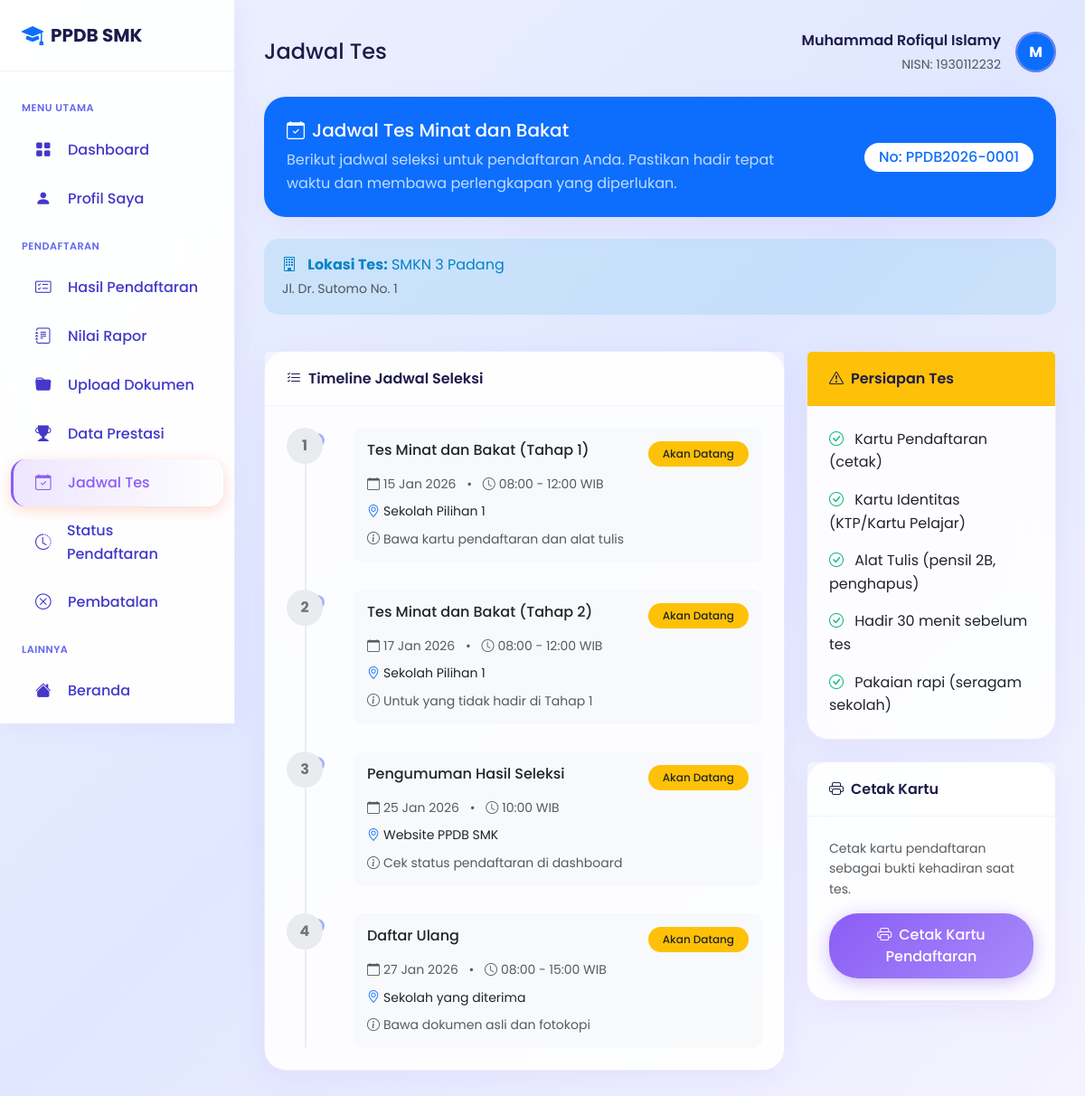
The page /user/jadwal-tes.php (signed in) on the database its author committed.
### tables this page shows
CREATE TABLE `tb_siswa` (
  `id_siswa` int(11) NOT NULL,
  `nisn` varchar(20) NOT NULL,
  `username` varchar(50) NOT NULL,
  `password` varchar(255) NOT NULL,
  `email` varchar(100) NOT NULL,
  `nama_lengkap` varchar(150) NOT NULL,
  `jenis_kelamin` enum('L','P') NOT NULL,
  `tempat_lahir` varchar(100) NOT NULL,
  `tanggal_lahir` date NOT NULL,
  `agama` varchar(20) NOT NULL,
  `nik` varchar(20) DEFAULT NULL,
  `no_kk` varchar(20) DEFAULT NULL,
  `alamat` text NOT NULL,
  `rt` varchar(5) DEFAULT NULL,
  `rw` varchar(5) DEFAULT NULL,
  `kelurahan` varchar(100) DEFAULT NULL,
  `kecamatan` varchar(100) DEFAULT NULL,
  `kota` varchar(100) DEFAULT NULL,
  `provinsi` varchar(100) DEFAULT 'Sumatera Barat',
  `kode_pos` varchar(10) DEFAULT NULL,
  `latitude` decimal(10,8) DEFAULT NULL,
  `longitude` decimal(11,8) DEFAULT NULL,
  `no_telepon` varchar(20) DEFAULT NULL,
  `no_hp` varchar(20) DEFAULT NULL,
  `nama_ayah` varchar(100) DEFAULT NULL,
  `nik_ayah` varchar(20) DEFAULT NULL,
  `pekerjaan_ayah` varchar(100) DEFAULT NULL,
  `penghasilan_ayah` varchar(50) DEFAULT NULL,
  `nama_ibu` varchar(100) DEFAULT NULL,
  `nik_ibu` varchar(20) DEFAULT NULL,
  `pekerjaan_ibu` varchar(100) DEFAULT NULL,
  `penghasilan_ibu` varchar(50) DEFAULT NULL,
  `nama_wali` varchar(100) DEFAULT NULL,
  `no_hp_ortu` varchar(20) DEFAULT NULL,
  `asal_sekolah` varchar(200) DEFAULT NULL,
  `npsn_asal` varchar(20) DEFAULT NULL,
  `alamat_sekolah_asal` text DEFAULT NULL,
  `tahun_lulus` varchar(4) DEFAULT NULL,
  `no_ijazah` varchar(50) DEFAULT NULL,
  `no_skhun` varchar(50) DEFAULT NULL,
  `foto` varchar(255) DEFAULT NULL,
  `is_keluarga_tidak_mampu` tinyint(1) DEFAULT 0,
  `jenis_kartu_bantuan` enum('PIP','DTSEN','PKH','KIS','Lainnya') DEFAULT NULL,
  `nomor_kartu_bantuan` varchar(50) DEFAULT NULL,
  `is_disabilitas` tinyint(1) DEFAULT 0,
  `jenis_disabilitas` varchar(100) DEFAULT NULL,
  `nomor_kartu_disabilitas` varchar(50) DEFAULT NULL,
  `is_panti_asuhan` tinyint(1) DEFAULT 0,
  `nama_panti` varchar(200) DEFAULT NULL,
  `status_buta_warna` enum('tidak','parsial','total') DEFAULT 'tidak',
  `file_surat_tidak_buta_warna` varchar(255) DEFAULT NULL,
  `is_verified` tinyint(1) DEFAULT 0,
  `verified_at` timestamp NULL DEFAULT NULL,
  `last_login` timestamp NULL DEFAULT NULL,
  `created_at` timestamp NOT NULL DEFAULT current_timestamp(),
  `updated_at` timestamp NOT NULL DEFAULT current_timestamp() ON UPDATE current_timestamp()
);

CREATE TABLE `tb_pendaftaran` (
  `id_pendaftaran` int(11) NOT NULL,
  `nomor_pendaftaran` varchar(30) NOT NULL,
  `id_siswa` int(11) NOT NULL,
  `id_smk_pilihan1` int(11) NOT NULL,
  `id_smk_pilihan2` int(11) DEFAULT NULL,
  `id_kejuruan_pilihan1` int(11) DEFAULT NULL,
  `id_kejuruan_pilihan2` int(11) DEFAULT NULL,
  `id_jalur` int(11) NOT NULL,
  `tahap_pendaftaran` enum('1','2') DEFAULT '1',
  `pilihan_mode` enum('satu_sekolah_dua_jurusan','dua_sekolah_satu_jurusan') DEFAULT NULL,
  `nilai_rapor_semester1` decimal(5,2) DEFAULT NULL,
  `nilai_rapor_semester2` decimal(5,2) DEFAULT NULL,
  `nilai_rapor_semester3` decimal(5,2) DEFAULT NULL,
  `nilai_rapor_semester4` decimal(5,2) DEFAULT NULL,
  `nilai_rapor_semester5` decimal(5,2) DEFAULT NULL,
  `rerata_nilai_rapor` decimal(5,2) DEFAULT NULL,
  `bobot_nilai_rapor` decimal(5,2) DEFAULT NULL,
  `peringkat_paralel` int(11) DEFAULT NULL,
  `nilai_tes_bakat_minat` decimal(5,2) DEFAULT NULL,
  `nilai_akhir_seleksi` decimal(5,2) DEFAULT NULL,
  `kelompok_seleksi` enum('afirmasi','domisili','prestasi','nilai_akhir') DEFAULT NULL,
  `status_tes` enum('belum','sudah') DEFAULT 'belum',
  `tanggal_tes` timestamp NULL DEFAULT NULL,
  `jarak_ke_sekolah` decimal(10,2) DEFAULT NULL,
  `skor_zonasi` decimal(10,4) DEFAULT NULL,
  `nilai_rata_rata` decimal(5,2) DEFAULT NULL,
  `nilai_un` decimal(5,2) DEFAULT NULL,
  `skor_prestasi` int(11) DEFAULT 0,
  `skor_akhir` decimal(10,4) DEFAULT NULL,
  `ranking` int(11) DEFAULT NULL,
  `status` enum('draft','submitted','verified','accepted','rejected','waiting') DEFAULT 'draft',
  `is_dibatalkan` tinyint(1) DEFAULT 0,
  `tanggal_batal` timestamp NULL DEFAULT NULL,
  `catatan_siswa` text DEFAULT NULL,
  `catatan_admin` text DEFAULT NULL,
  `alasan_penolakan` text DEFAULT NULL,
  `tanggal_daftar` timestamp NOT NULL DEFAULT current_timestamp(),
  `tanggal_submit` timestamp NULL DEFAULT NULL,
  `tanggal_verifikasi` timestamp NULL DEFAULT NULL,
  `tanggal_pengumuman` timestamp NULL DEFAULT NULL,
  `verified_by` int(11) DEFAULT NULL,
  `tahun_ajaran` varchar(10) DEFAULT NULL,
  `created_at` timestamp NOT NULL DEFAULT current_timestamp(),
  `updated_at` timestamp NOT NULL DEFAULT current_timestamp() ON UPDATE current_timestamp(),
  `nilai_tes` decimal(5,2) DEFAULT NULL,
  `bobot_rapor` decimal(5,2) DEFAULT NULL,
  `nilai_akumulasi` decimal(5,2) DEFAULT NULL,
  `ranking_sekolah` int(11) DEFAULT NULL,
  `umur_bulan` int(11) DEFAULT NULL,
  `lokasi_tes_smk` int(11) DEFAULT NULL COMMENT 'ID SMK untuk lokasi tes',
  `jenis_pilihan` enum('single','same_school','diff_school') DEFAULT 'single' COMMENT 'Tipe pemilihan SMK'
);

CREATE TABLE `tb_smk` (
  `id_smk` int(11) NOT NULL,
  `npsn` varchar(20) NOT NULL,
  `nama_sekolah` varchar(200) NOT NULL,
  `alamat` text NOT NULL,
  `kelurahan` varchar(100) DEFAULT NULL,
  `kecamatan` varchar(100) DEFAULT NULL,
  `kode_pos` varchar(10) DEFAULT NULL,
  `latitude` decimal(10,8) NOT NULL,
  `longitude` decimal(11,8) NOT NULL,
  `telepon` varchar(20) DEFAULT NULL,
  `email` varchar(100) DEFAULT NULL,
  `website` varchar(150) DEFAULT NULL,
  `jumlah_siswa` int(11) NOT NULL,
  `jumlah_guru` int(11) NOT NULL,
  `nama_kepsek` varchar(100) NOT NULL,
  `foto_utama` varchar(225) NOT NULL,
  `foto_tambahan` varchar(225) NOT NULL,
  `deskripsi` text NOT NULL
);

### user/jadwal-tes.php (the view, shortened to what the rows shown need)
<?php
require_once 'includes/header.php';
$sekolah1 = db()->fetch("SELECT nama_sekolah, alamat FROM tb_smk WHERE id_smk = ?", [$pendaftaran['id_smk_pilihan1']]);
?>
<div class="row g-4">
    <div class="col-12">
        <div class="card bg-primary text-white">
            <div class="card-body">
                <div class="row align-items-center">
                    <div class="col-md-4 text-md-end mt-3 mt-md-0">
                        <span class="badge bg-white text-primary fs-6">
                            No: <?= $pendaftaran['nomor_pendaftaran'] ?>
                        </span>
                    </div>
                </div>
            </div>
        </div>
    </div>
    <div class="col-12">
        <div class="alert alert-info">
            <i class="bi bi-building me-2"></i>
            <strong>Lokasi Tes:</strong> <?= htmlspecialchars($sekolah1['nama_sekolah'] ?? 'Sekolah Pilihan 1') ?>
            <?php if (!empty($sekolah1['alamat'])): ?>
                <br><small class="text-muted"><?= htmlspecialchars($sekolah1['alamat']) ?></small>
            <?php endif; ?>
        </div>
    </div>
</div>
<?php require_once 'includes/footer.php'; ?>

### user/includes/header.php (shortened to what the rows shown need)
<?php
require_once dirname(__DIR__, 2) . '/config/database.php';
require_once dirname(__DIR__, 2) . '/config/session.php';
$userId = Session::getUserId();
$siswa = db()->fetch("SELECT * FROM tb_siswa WHERE id_siswa = ?", [$userId]);
$pendaftaran = db()->fetch(
    "SELECT p.*, j.nama_jalur, j.kode_jalur,
            s1.nama_sekolah as sekolah_pilihan1, s2.nama_sekolah as sekolah_pilihan2,
            k1.nama_kejuruan as kejuruan_pilihan1, k2.nama_kejuruan as kejuruan_pilihan2
     FROM tb_pendaftaran p
     LEFT JOIN tb_jalur j ON p.id_jalur = j.id_jalur
     LEFT JOIN tb_smk s1 ON p.id_smk_pilihan1 = s1.id_smk
     LEFT JOIN tb_smk s2 ON p.id_smk_pilihan2 = s2.id_smk
     LEFT JOIN tb_kejuruan k1 ON p.id_kejuruan_pilihan1 = k1.id_program
     LEFT JOIN tb_kejuruan k2 ON p.id_kejuruan_pilihan2 = k2.id_program
     WHERE p.id_siswa = ?
     ORDER BY p.id_pendaftaran DESC LIMIT 1",
    [$userId]
);
?>
<!DOCTYPE html>
<html lang="id">
<head>
    <link href="https://cdn.jsdelivr.net/npm/bootstrap@5.3.2/dist/css/bootstrap.min.css" rel="stylesheet">
    <link href="https://cdn.jsdelivr.net/npm/bootstrap-icons@1.11.1/font/bootstrap-icons.css" rel="stylesheet">
    <link rel="stylesheet" href="<?= SITE_URL ?>/assets/css/style.css">
</head>
<body>
    <main class="main-content">
        <div class="d-flex justify-content-between align-items-center mb-4">
            <div class="d-flex align-items-center gap-3">
                <div class="text-end d-none d-md-block">
                    <div class="fw-semibold"><?= htmlspecialchars($siswa['nama_lengkap']) ?></div>
                    <small class="text-muted">NISN: <?= $siswa['nisn'] ?></small>
                </div>
                <div class="dropdown">
                    <?php
                    $fotoUrl = !empty($siswa['foto']) && file_exists(UPLOADS_PATH . 'foto/' . $siswa['foto'])
                        ? UPLOADS_URL . 'foto/' . $siswa['foto']
                        : null;
                    ?>
                    <button class="btn rounded-circle p-0 overflow-hidden" data-bs-toggle="dropdown"
                        style="width:45px;height:45px;border:2px solid #667eea;">
                        <?php if ($fotoUrl): ?>
                            <img src="<?= $fotoUrl ?>" alt="Foto" class="w-100 h-100" style="object-fit:cover;">
                        <?php else: ?>
                            <div class="w-100 h-100 d-flex align-items-center justify-content-center bg-primary text-white fw-bold">
                                <?= strtoupper(substr($siswa['nama_lengkap'], 0, 1)) ?>
                            </div>
                        <?php endif; ?>
                    </button>
                </div>
            </div>
        </div>

### rows shown on the page
tb_siswa: nama_lengkap "Muhammad Rofiqul Islamy", nisn "1930112232", nama_lengkap "M"
tb_pendaftaran: nomor_pendaftaran "PPDB2026-0001"
tb_smk: nama_sekolah "SMKN 3 Padang", alamat "Jl. Dr. Sutomo No. 1"

### other values the page prints
$pageTitle "Jadwal Tes"
$jadwal['nama'] "Tes Minat dan Bakat (Tahap 1)"
$tanggal "15 Jan 2026"
$jadwal['waktu'] "08:00 - 12:00 WIB"
$jadwal['lokasi'] "Sekolah Pilihan 1"
$jadwal['keterangan'] "Bawa kartu pendaftaran dan alat tulis"
$jadwal['nama'] "Tes Minat dan Bakat (Tahap 2)"
$tanggal "17 Jan 2026"
$jadwal['keterangan'] "Untuk yang tidak hadir di Tahap 1"
$jadwal['nama'] "Pengumuman Hasil Seleksi"
$tanggal "25 Jan 2026"
$jadwal['waktu'] "10:00 WIB"
$jadwal['lokasi'] "Website PPDB SMK"
$jadwal['keterangan'] "Cek status pendaftaran di dashboard"
$jadwal['nama'] "Daftar Ulang"
